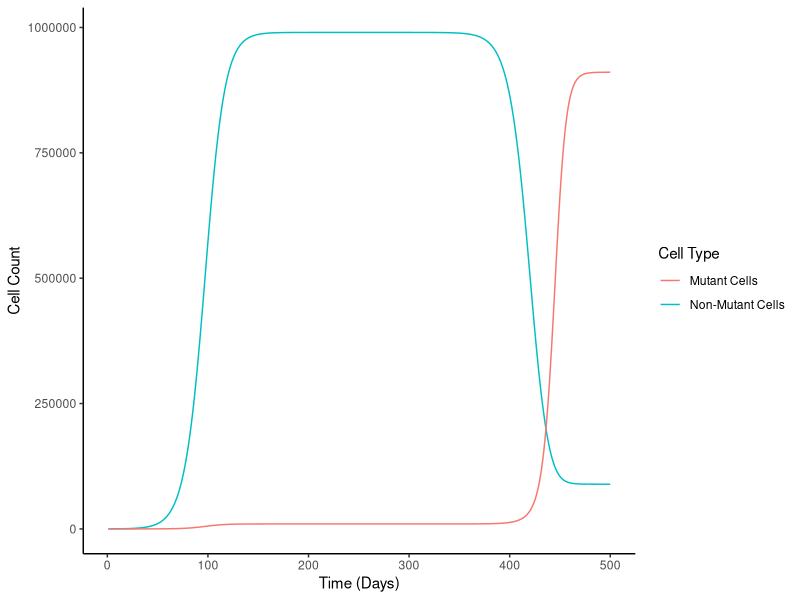

The R source for this figure:
##Homework 11
##Use two equations to create a dynamic model on population growth
##Equations being used:
#   - N[t+1] = N[t] + rN*N[t]*(1-(N[t]+M[t])/K)
#   - M[t+1] = M[t] + rM*M[t]*(1-(N[t]+M[t])/K)
# N is the non-mutant cell population while M is the mutant cell population
#Make this a two column matrix instead of just a vector so that we can store this

##Step 1: call in ggplot2
library(ggplot2)

##Step 2: Set up the constant variables
timepts = 500 #in days
#Normal rates of growth
rN = 0.1
rM = 0.1
#Rate of growth after medicine has been introduced
rNm = -0.1
rMm = rM/0.5
#Carrying capacity
K = 1000000
  
##Step 3: Set up empty vectors to contain the changing cell concentrations
N <- numeric(length=length(1:timepts))
M <- numeric(length=length(1:timepts))

##Step 4: Set the initial values of non-mutant (N) and mutant (M) cells
N[1] <- 100
M[1] <- 1

##Step 5: Set up the for loop to fill in the cancerCells matrix
for (i in 2:length(1:timepts)){
  if (i>=250){
    #These include the rates at which the cells grow in the presence of medicine
    #I chose 250, because by this point the graph had reached equilibrium
    N[i] = N[i-1] + rNm*N[i-1]*(1-(N[i-1]+M[i-1])/K)
    M[i] = M[i-1] + rMm*M[i-1]*(1-(M[i-1]+N[i-1])/K)
  }else{
    N[i] = N[i-1] + rN*N[i-1]*(1-(N[i-1]+M[i-1])/K)
    M[i] = M[i-1] + rM*M[i-1]*(1-(M[i-1]+N[i-1])/K)
  }
}

##Step 6: Create a data frame with this info so that it may be plotted
cancerCells <- data.frame(timesteps=1:timepts, Nval=N, Mval=M)

##Step 7: Plot the data in a line graph
#The cells reach equilibrium before 250 timesteps
ggplot(data=cancerCells, aes(x=timesteps))+
  geom_line(aes(y=Nval, color = "Non-Mutant Cells"))+
  geom_line(aes(y=Mval, color = "Mutant Cells"))+
  labs(color="Cell Type", x="Time (Days)", y="Cell Count")+
  theme_classic()